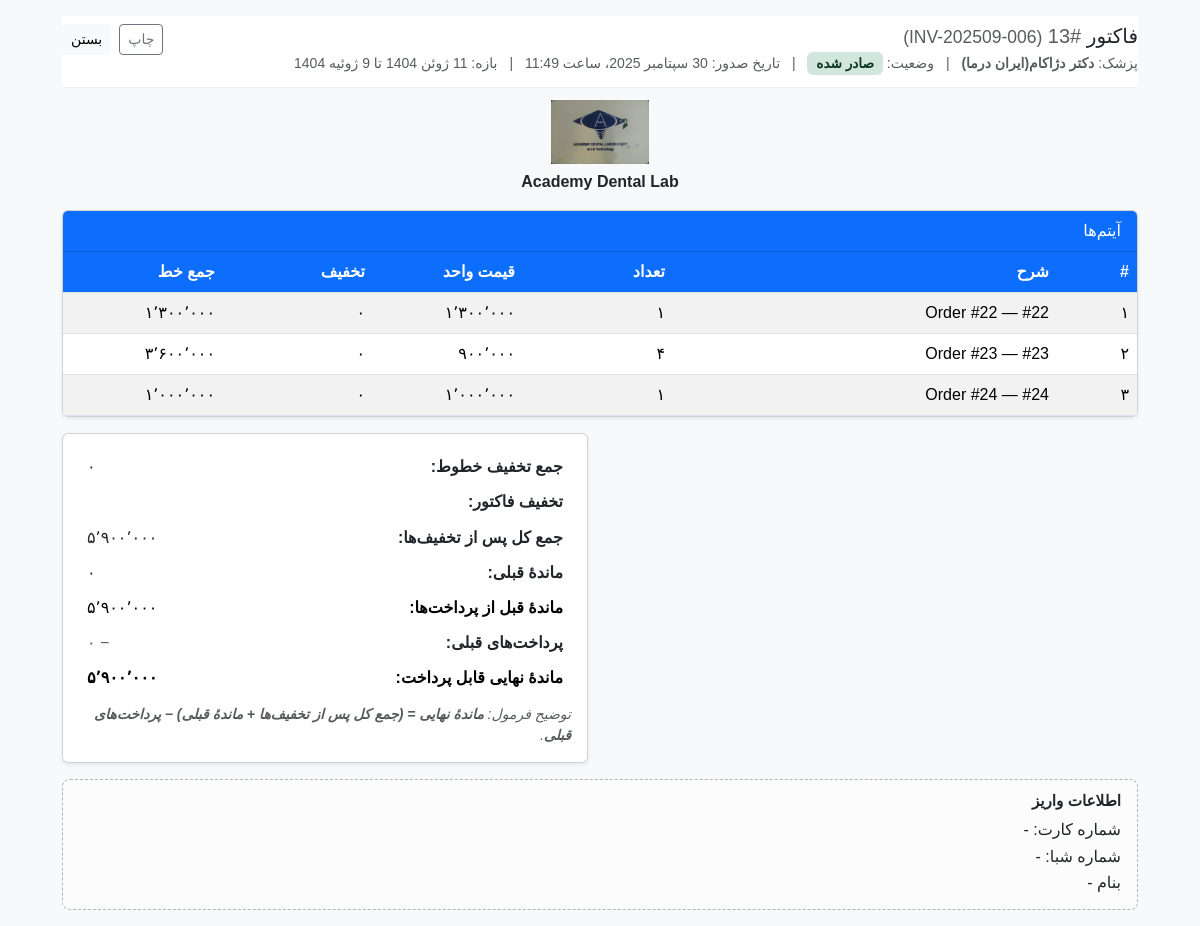
/billing/invoices/13/?embed=1 (signed in), run on an earlier commit of the app's database.
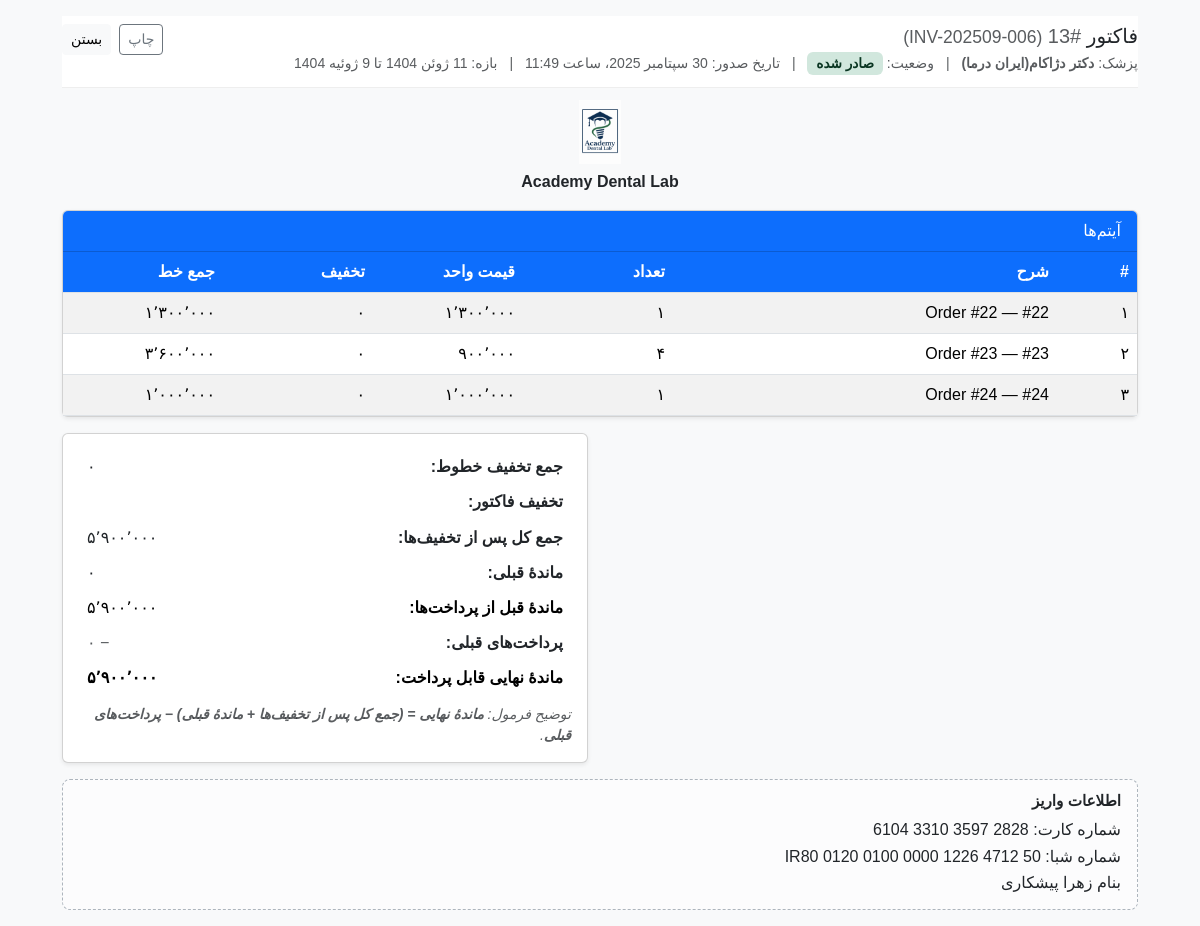
And on a later commit of the database.
### billing/models.py (models this page shows, shortened)
class LabProfile(models.Model):
    name   = models.CharField(max_length=120, default="Academy Dental Lab")
    slogan = models.CharField(max_length=160, blank=True, default="")
    logo_file       = models.ImageField(upload_to="lab/", null=True, blank=True)
    logo_static_path = models.CharField(
        max_length=255,
        blank=True,
        help_text="مثال: img/academy-logo.png (برای استفاده با {% static %})"
    )
    card_no      = models.CharField(max_length=64, blank=True)   # مثال: 2828 3597 3310 6104
    iban         = models.CharField(max_length=64, blank=True)   # مثال: IR80 0120 0100 0000 1226 4712 50
    account_name = models.CharField(max_length=120, blank=True)  # مثال: زهرا پیشکاری
    updated_at = models.DateTimeField(auto_now=True)
    class Meta:
        verbose_name = "Lab profile"
        verbose_name_plural = "Lab profile"

### billing/views.py (the view, shortened to what this page needs)
# urls.py: path("invoices/<int:pk>/", InvoiceDetailView.as_view(), name="invoice_detail"),
@method_decorator([login_required, xframe_options_exempt], name='dispatch')
class InvoiceDetailView(View):
    def get(self, request: HttpRequest, pk: int) -> HttpResponse:
        from billing.models import Invoice
        invoice = get_object_or_404(Invoice, pk=pk)
        try:
            invoice.recompute_totals()
        except Exception as ex:
            print("recompute_totals error on detail:", ex)
        discount_total_ctx = invoice.lines.aggregate(
            s=Coalesce(Sum('discount_amount'), Decimal('0'))
        )['s']
        d = _compute_display_totals(invoice)  # total_amount, previous_balance, amount_due (خام)
        amount_due_raw_ctx = d['amount_due']
        paid_total_ctx = Decimal('0')
        try:
            from billing.models import PaymentAllocation
            paid_total_ctx = PaymentAllocation.objects.filter(invoice=invoice).aggregate(
                s=Coalesce(Sum('amount_allocated'), Decimal('0'))
            )['s'] or Decimal('0')
        except Exception:
            pass
        amount_due_after_payments_ctx = amount_due_raw_ctx - paid_total_ctx
        if amount_due_after_payments_ctx < 0:
            amount_due_after_payments_ctx = Decimal('0')
        LAB_PROFILE = None
        try:
            from .models import LabProfile
            LAB_PROFILE = LabProfile.objects.first()
        except Exception:
            LAB_PROFILE = None
        ctx = {
            "invoice": invoice,
            "discount_total_ctx": discount_total_ctx,
            "amount_due_raw_ctx": amount_due_raw_ctx,
            "paid_total_ctx": paid_total_ctx,
            "amount_due_after_payments_ctx": amount_due_after_payments_ctx,
            "LAB_PROFILE": LAB_PROFILE,  # ← فقط این مورد جدید است
        }
        return render(request, "billing/invoice_detail.html", ctx)

### billing/models.py (called while the page is built)
    def recompute_totals(self):
        subtotal = self.lines.annotate(
            line_calc=ExpressionWrapper(
                F('unit_count') * F('unit_price'),
                output_field=DecimalField(max_digits=14, decimal_places=2)
            )
        ).aggregate(s=Coalesce(Sum('line_calc'), Decimal('0')))['s']
        grand_total = self.lines.aggregate(
            s=Coalesce(Sum('line_total'), Decimal('0'))
        )['s']
        self.subtotal = subtotal
        self.grand_total = grand_total
        self.amount_due = grand_total
        self.save(update_fields=['subtotal', 'grand_total', 'amount_due'])

### billing/views.py (called while the page is built)
def _alloc_field_name():
    try:
        from billing.models import PaymentAllocation
        names = {f.name for f in PaymentAllocation._meta.get_fields()}
        if 'amount' in names:
            return 'amount'
        if 'amount_allocated' in names:
            return 'amount_allocated'
    except Exception:
        pass
    return None

### core/models.py (called while the page is built)
    def __str__(self):
        return self.name

### core/templatetags/num_extras.py (called while the page is built)
def _normalize_num(value) -> str:
    if value is None:
        return ""
    return str(value).strip().translate(TRANS)

### billing/templates/billing/invoice_detail.html (shortened to what the changed rows need)
{% extends "base_user_panel.html" %}
{% load static %}
{% load num_extras %}
{% load jalali_tags %}
{% block head_extra %}
  <link href="https://cdn.jsdelivr.net/npm/bootstrap@5.3.2/dist/css/bootstrap.min.css" rel="stylesheet">
{% endblock %}
{% block content %}
<div class="page-wrap container container-narrow py-3">
  {% if LAB_PROFILE %}
    {% if LAB_PROFILE.logo_file or LAB_PROFILE.logo_static_path or LAB_PROFILE.name or LAB_PROFILE.slogan %}
      <div class="brand-wrap">
        {% if LAB_PROFILE.logo_file %}
          <img class="brand-logo" src="{{ LAB_PROFILE.logo_file.url }}" alt="{{ LAB_PROFILE.name|default:'Lab' }}">
        {% elif LAB_PROFILE.logo_static_path %}
          <img class="brand-logo" src="{% static LAB_PROFILE.logo_static_path %}" alt="{{ LAB_PROFILE.name|default:'Lab' }}">
        {% endif %}
        {% if LAB_PROFILE.name %}<div class="brand-title">{{ LAB_PROFILE.name }}</div>{% endif %}
      </div>
    {% endif %}
  {% endif %}
  <div class="card shadow-sm mt-3">
    <div class="card-body p-0">
      <div class="table-responsive">
        <table class="table table-striped table-hover align-middle mb-0">
          <thead>
            <tr>
              <th style="width:80px;">#</th>
              <th>شرح</th>
              <th class="text-end" style="width:150px;">تعداد</th>
              <th class="text-end" style="width:150px;">قیمت واحد</th>
              <th class="text-end" style="width:150px;">تخفیف</th>
              <th class="text-end" style="width:160px;">جمع خط</th>
            </tr>
          </thead>
        </table>
      </div>
    </div>
  </div>
  <div class="row mt-3">
    <div class="col-lg-6">
      <div class="card totals shadow-sm">
        <div class="card-body">
          <table class="w-100">
            {% if discount_total_ctx is not None %}
              <tr>
                <th class="text-end">جمع تخفیف خطوط:</th>
              </tr>
            {% endif %}
            <tr>
              <th class="text-end">تخفیف فاکتور:</th>
            </tr>
            <tr>
              <th class="text-end">جمع کل پس از تخفیف‌ها:</th>
            </tr>
            <tr>
              <th class="text-end">ماندهٔ قبلی:</th>
            </tr>
            <tr class="table-info">
              <th class="text-end">ماندهٔ قبل از پرداخت‌ها:</th>
            </tr>
            <tr>
              <th class="text-end">پرداخت‌های قبلی:</th>
            </tr>
            <tr class="table-success">
              <th class="text-end">ماندهٔ نهایی قابل پرداخت:</th>
            </tr>
          </table>
        </div>
      </div>
    </div>
  </div>
  <div class="bank-box">
    <h6>اطلاعات واریز</h6>
    {% if LAB_PROFILE %}
      <div class="line">
        شماره کارت:
        {% if LAB_PROFILE.card_no %}{{ LAB_PROFILE.card_no }}{% else %}-{% endif %}
      </div>
      <div class="line">
        شماره شبا:
        {% if LAB_PROFILE.iban %}{{ LAB_PROFILE.iban }}{% else %}-{% endif %}
      </div>
      <div class="line">
        بنام
        {% if LAB_PROFILE.account_name %}{{ LAB_PROFILE.account_name }}{% else %}-{% endif %}
      </div>
    {% else %}
      <div class="line">شماره کارت: 2828 3597 3310 6104</div>
      <div class="line">شماره شبا: IR80 0120 0100 0000 1226 4712 50</div>
      <div class="line">بنام زهرا پیشکاری</div>
    {% endif %}
  </div>
</div>
{% endblock %}

What changed in the data, as far as the page shows it:
changed LabProfile "Academy Dental Lab": logo_file: a different picture; card_no (not shown) → "2828 3597 3310 6104"; iban (not shown) → "IR80 0120 0100 0000 1226 4712 50"; account_name (not shown) → "زهرا پیشکاری"
